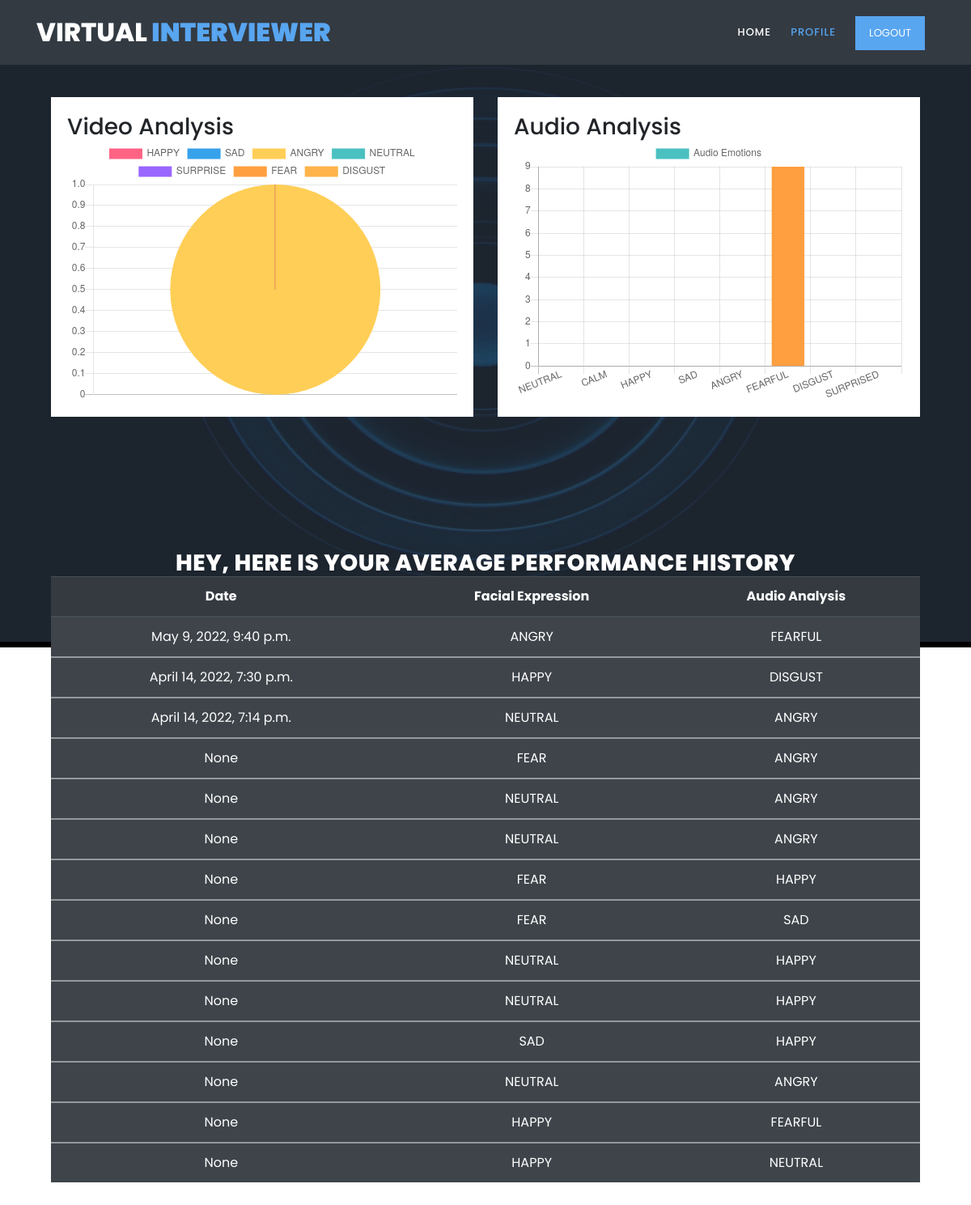
The page /profile/ (signed in) on the database as committed earlier.
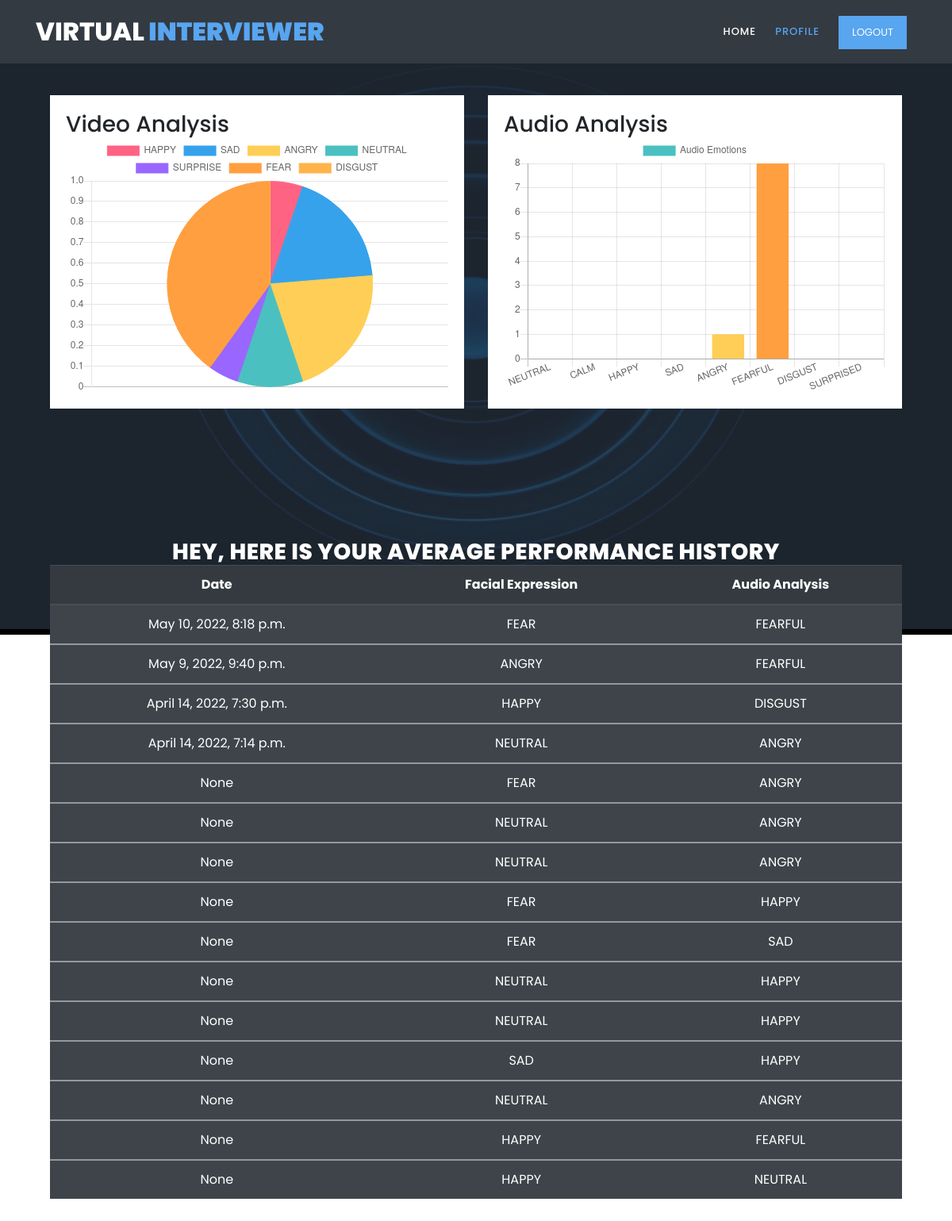
The same page on the database as committed later.
### accounts/models.py (models this page shows, shortened)
class Profile(models.Model):
	user_id = models.ForeignKey(User, on_delete=models.CASCADE,)
	date = models.DateTimeField()
	facial_expressions_keys = models.CharField(max_length=50, default='')
	facial_expressions_values = models.CharField(max_length=50, default='')
	audio_analysis_keys = models.CharField(max_length=50, default='')
	audio_analysis_values = models.CharField(max_length=50, default='')
	average_face_emotions = models.CharField(max_length=50, default='')
	average_audio_emotions = models.CharField(max_length=50, default='')

### accounts/views.py (the view)
# urls.py: path('profile/',views.profile,name="profile"),
def profile(request):
    if request.user.is_authenticated:
        data2 = Profile.objects.filter(user_id=request.user).last().facial_expressions_values
        data2 = data2.strip('][').split(', ')
        data2 = list(map(int, data2))
        data4 = Profile.objects.filter(user_id=request.user).last().audio_analysis_values
        data4 = data4.strip('][').split(', ')
        data4 = list(map(int, data4))
        data5 = Profile.objects.filter(user_id=request.user).last().average_face_emotions
        data6 = Profile.objects.filter(user_id=request.user).last().average_audio_emotions
        data = Profile.objects.filter(user_id=request.user).order_by('id').reverse()
        return render(request,'profile.html', {'data2': data2, 'data4': data4, 'avg_face': data5, 'avg_audio': data6, 'data': data})
    return redirect('login')

### accounts/templates/profile.html (shortened to what this page needs)
{% load static %}
<!DOCTYPE html>
<html lang="en">
  <head>
    <link rel="stylesheet" type="text/css" href="{% static 'assets/css/bootstrap.min.css' %}">
    <link rel="stylesheet" type="text/css" href="{% static 'assets/css/font-awesome.css' %}">
    <link rel="stylesheet" href="{% static 'assets/css/templatemo-training-studio.css' %}">
    </head>
    <body style="overflow-x: hidden;">
<header class="header-area header-sticky">
        <div class="container">
            <div class="row">
                <div class="col-12">
                    <nav class="main-nav">
                        <a href="{% url 'home' %}" class="logo">Virtual<em> Interviewer</em></a>
                        <ul class="nav">
                            <li class="scroll-to-section"><a href="{% url 'home' %}">Home</a></li>
                            {% if user.is_authenticated %}
                            <li class="scroll-to-section"><a href="{% url 'profile' %}" class="active">Profile</a></li>
                            <li class="main-button"><a href="{% url 'logout' %}">Logout</a></li>
                            {%else%}
                            <li class="main-button"><a href="{% url 'login' %}">Login</a></li>
                            {%endif%}
                        </ul>
                    </nav>
                </div>
            </div>
        </div>
    </header>
<div class="main-banner" id="top">
            <img src="{% static 'assets/images/myvi5.jpg' %}" id="bg-video" />
    <div class="video-overlay header-text">
        <br><br>
    <div class="row mt-5 ml-5 mr-5">
        <div class="col-md-6 my-4">
            <div class="bg-white">
                <div class="card-body">
                    <h3>Video Analysis</h3>
                    <canvas id="myChart1" width="300" height="200"></canvas>
                    <script>
                        var ctx = document.getElementById('myChart1').getContext('2d');
                        var myChart1 = new Chart(ctx, {
                            type: 'pie',
                            data: {
                                labels: ["HAPPY", "SAD", "ANGRY", "NEUTRAL", "SURPRISE", "FEAR", "DISGUST"],
                        datasets: [{
                            label: 'Value of emotions',
                            data: [{% for p in data2 %} {{p}}, {% endfor %}],
                            backgroundColor: [
                                'rgba(255, 99, 132, 1)',
                                'rgba(54, 162, 235, 1)',
                                'rgba(255, 206, 86, 1)',
                                'rgba(75, 192, 192, 1)',
                                'rgba(153, 102, 255, 1)',
                                'rgba(255, 159, 64, 1)',
                                'rgba(255, 179, 74, 1)'
                            ],
                                borderColor: [
                                    'rgba(255, 99, 132, 1)',
                                    'rgba(54, 162, 235, 1)',
                                    'rgba(255, 206, 86, 1)',
                                    'rgba(75, 192, 192, 1)',
                                    'rgba(153, 102, 255, 1)',
                                    'rgba(255, 159, 64, 1)',
                                    'rgba(255, 179, 74, 1)'
                                ],
                                    borderWidth: 1
                        }]
                            },
                        options: {
                            scales: {
                                yAxes: [{
                                    ticks: {
                                        beginAtZero: true
                                    }
                                }]
                            }
                        }
                        });
                    </script>
                </div>
            </div>
        </div>
        <div class="col-md-6 my-4">
            <div class="bg-white">
                <div class="card-body">
                    <h3>Audio Analysis</h3>
                    <canvas id="myChart" width="300" height="200"></canvas>
                    <script>
                        var ctx = document.getElementById('myChart').getContext('2d');
                        var myChart = new Chart(ctx, {
                            type: 'bar',
                            data: {
                                labels: ["NEUTRAL", "CALM", "HAPPY", "SAD", "ANGRY", "FEARFUL", "DISGUST", "SURPRISED"],
                        datasets: [{
                            label: 'Audio Emotions',
                            data: [{% for p in data4 %} {{p}}, {% endfor %}],
                            backgroundColor: [
                                'rgba(75, 192, 192, 1)',
                                'rgba(255, 189, 84, 1)',
                                'rgba(255, 99, 132, 1)',
                                'rgba(54, 162, 235, 1)',
                                'rgba(255, 206, 86, 1)',
                                'rgba(255, 159, 64, 1)',
                                'rgba(255, 179, 74, 1)',
                                'rgba(153, 102, 255, 1)'
                            ],
                                borderColor: [
                                'rgba(75, 192, 192, 1)',
                                'rgba(255, 189, 84, 1)',
                                'rgba(255, 99, 132, 1)',
                                'rgba(54, 162, 235, 1)',
                                'rgba(255, 206, 86, 1)',
                                'rgba(255, 159, 64, 1)',
                                'rgba(255, 179, 74, 1)',
                                'rgba(153, 102, 255, 1)'
                                ],
                                    borderWidth: 1
                        }]
                            },
                        options: {
                            scales: {
                                yAxes: [{
                                    ticks: {
                                        beginAtZero: true
                                    }
                                }]
                            }
                        }
                        });
                    </script>
                </div>
            </div>
        </div>
    </div>
    <div class="row ml-5 mr-5">
        <div class="col-lg-12">
            <div class="section-heading">
                <h2 style="color:white;">Hey, Here is your Average Performance History</h2>
                <table class="table table-striped table-dark">
                    <thead>
                      <tr>
                        <th scope="col">Date</th>
                        <th scope="col">Facial Expression</th>
                        <th scope="col">Audio Analysis</th>
                      </tr>
                    </thead>
                    {% if data %}
                    {% for d in data %}
                    <tbody>
                      <tr>
                        <td>{{ d.date }}</td>
                        <td>{{ d.average_face_emotions|upper }}</td>
                        <td>{{ d.average_audio_emotions|upper }}</td>
                      </tr>
                    </tbody>
                    {% endfor %}
                    {% endif %}
                </table>
            </div>
        </div>
    </div>
</div>
</div>
  </body>
</html>

### static/assets/css/templatemo-training-studio.css (style rules this page uses)
html, body, div, span, applet, object, iframe, h1, h2, h3, h4, h5, h6, p, blockquote, div pre, a, abbr, acronym, address, big, cite, code, del, dfn, em, font, img, ins, kbd, q, s, samp, small, strike, strong, sub, sup, tt, var, b, u, i, center, dl, dt, dd, ol, ul, li, figure, header, nav, section, article, aside, footer, figcaption { margin: 0; padding: 0; border: 0; outline: 0; }
ul, li { padding: 0; margin: 0; list-style: none; }
header, nav, section, article, aside, footer, hgroup { display: block; }
* { box-sizing: border-box; }
html, body { font-family: 'Poppins', sans-serif; font-weight: 400; background-color: #fff; font-size: 16px; -ms-text-size-adjust: 100%; -webkit-font-smoothing: antialiased; -moz-osx-font-smoothing: grayscale; }
a { text-decoration: none !important; }
h1, h2, h3, h4, h5, h6 { margin-top: 0px; margin-bottom: 0px; }
ul { margin-bottom: 0px; }
html, body { background: #fff; font-family: 'Poppins', sans-serif; }
.section-heading { text-align: center; margin-top: 140px; margin-bottom: 80px; }
.section-heading h2 { font-size: 28px; font-weight: 800; color: #232d39; text-transform: uppercase; letter-spacing: 0.5px; margin-top: 0px; margin-bottom: 0px; }
.main-button a { display: inline-block; font-size: 15px; padding: 12px 20px; background-color: #58a5f0; color: #fff; text-align: center; font-weight: 400; text-transform: uppercase; transition: all .3s; }
.header-area { position: absolute; top: 0px; left: 0px; right: 0px; z-index: 100; height: 80px; background: rgba(250,250,250,0.1); -webkit-transition: all .5s ease 0s; -moz-transition: all .5s ease 0s; -o-transition: all .5s ease 0s; transition: all .5s ease 0s; }
.header-area .main-nav { min-height: 80px; background: transparent; }
.header-area .main-nav .logo { line-height: 80px; color: #fff; font-size: 32px; font-weight: 800; text-transform: uppercase; float: left; -webkit-transition: all 0.3s ease 0s; -moz-transition: all 0.3s ease 0s; -o-transition: all 0.3s ease 0s; transition: all 0.3s ease 0s; }
.header-area .main-nav .logo em { font-style: normal; color: #58a5f0; font-weight: 900; }
.header-area .main-nav .nav { float: right; margin-top: 27px; margin-right: 0px; background-color: transparent; -webkit-transition: all 0.3s ease 0s; -moz-transition: all 0.3s ease 0s; -o-transition: all 0.3s ease 0s; transition: all 0.3s ease 0s; position: relative; z-index: 999; }
.header-area .main-nav .nav li { padding-left: 20px; padding-right: 20px; }
.header-area .main-nav .nav li a { display: block; font-weight: 500; font-size: 13px; color: #7a7a7a; text-transform: uppercase; -webkit-transition: all 0.3s ease 0s; -moz-transition: all 0.3s ease 0s; -o-transition: all 0.3s ease 0s; transition: all 0.3s ease 0s; height: 40px; line-height: 40px; border: transparent; letter-spacing: 1px; }
.header-area .main-nav .nav li a { color: #fff; }
.header-area .main-nav .nav li:last-child a { display: inline-block; font-size: 13px; padding: 11px 17px; background-color: #58a5f0; color: #fff; text-align: center; font-weight: 400; letter-spacing: 0px; text-transform: uppercase; transition: all .3s; height: auto; line-height: 20px; }
.header-area .main-nav .nav li:hover a, .header-area .main-nav .nav li a.active { color: #58a5f0!important; opacity: 1; }
.header-area.header-sticky { min-height: 80px; }
.header-area.header-sticky .nav { margin-top: 20px !important; }
.header-area.header-sticky .nav li a.active { color: #58a5f0; }
@media (max-width: 1200px) { .header-area .main-nav .nav li { padding-left: 12px; padding-right: 12px; } }
@media (max-width: 1200px) { .header-area .main-nav:before { display: none; } }
@media (min-width: 767px) { .header-area .main-nav .nav { display: flex !important; } }
.main-banner { position: relative; }
#bg-video { min-width: 100%; min-height: 100vh; max-width: 100%; max-height: 100vh; object-fit: cover; z-index: -1; }
.video-overlay { position: absolute; background-color: rgba(35,45,57,0.8); top: 0; left: 0; bottom: 7px; width: 100%; }
a { cursor: pointer; transition: all 200ms linear; }

Rows that differ between the two databases and show on the page:
added Profile: date "May 10, 2022, 8:18 p.m.", average_face_emotions "FEAR", average_audio_emotions "FEARFUL"
Other text that changed with them:
chart data {{ p }}: 0, 0, 232, 0, 0, 0, 0 → 12, 43, 49, 24, 11, 93, 0
chart data {{ p }}: 0, 0, 0, 0, 0, 9, 0, 0 → 0, 0, 0, 0, 1, 8, 0, 0
